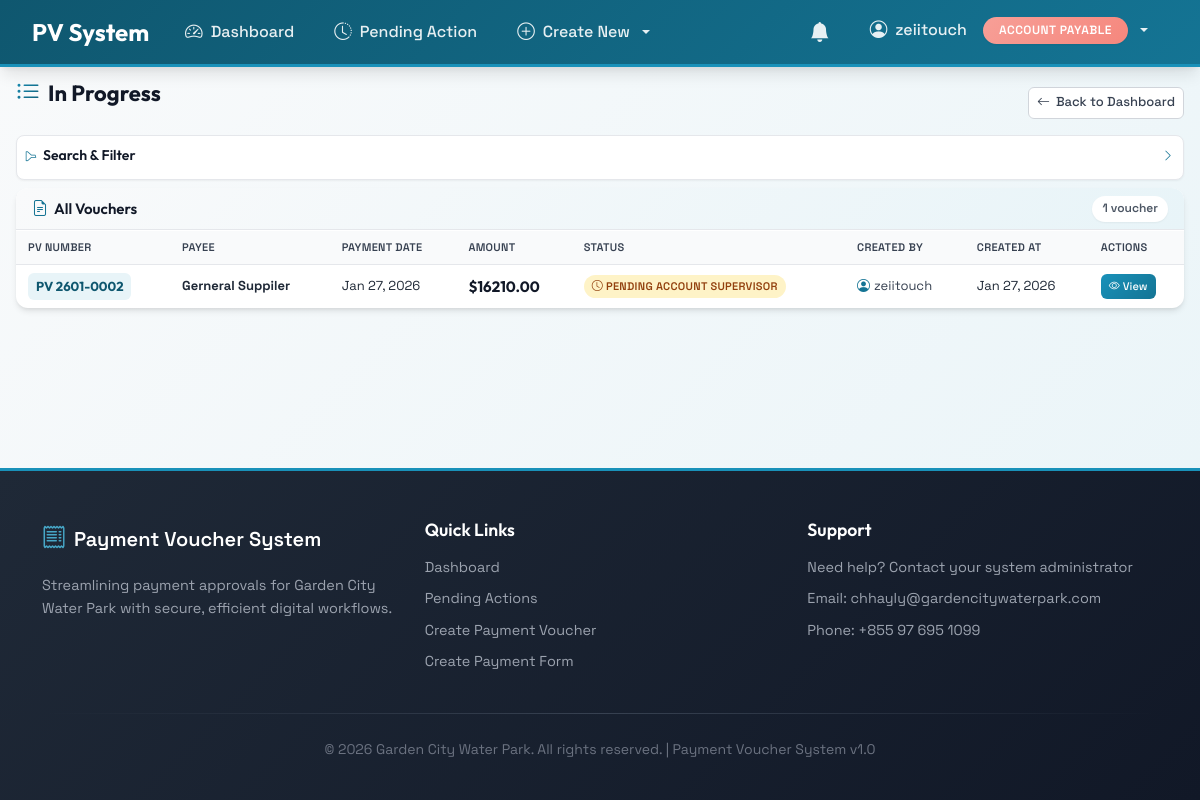
Page /in-progress/ (signed in) on the earlier database version.
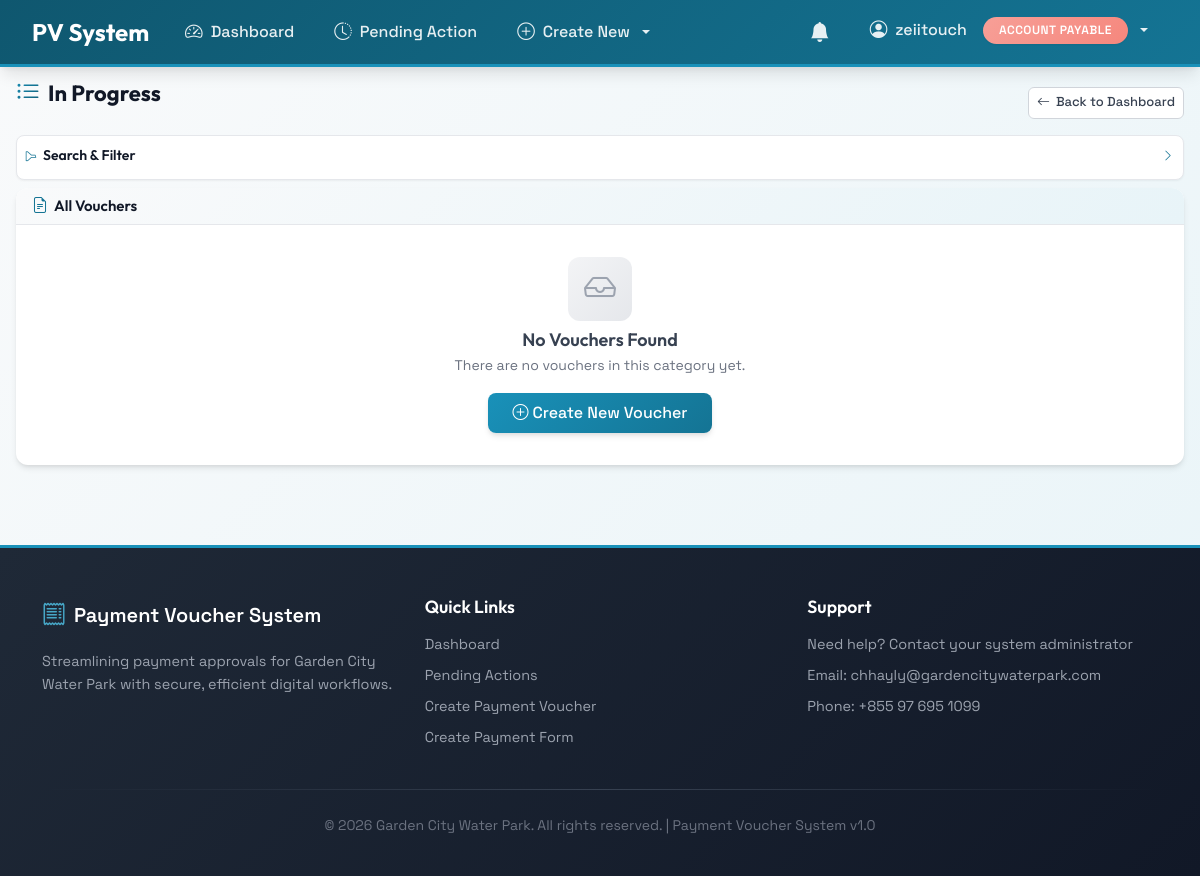
Same page on the later database version.
### vouchers/models.py (models this page shows, shortened)
class PaymentVoucher(models.Model):
    STATUS_CHOICES = [
        ('DRAFT', 'Draft'),
        ('PENDING_L2', 'Pending Account Supervisor'),
        ('PENDING_L3', 'Pending Finance Manager'),
        ('PENDING_L4', 'Pending General Manager'),
        ('PENDING_L5', 'Pending Managing Director'),
        ('ON_REVISION', 'On Revision'),
        ('APPROVED', 'Approved'),
        ('REJECTED', 'Rejected'),
    ]
    pv_number = models.CharField(
        max_length=20,
        unique=True,
        null=True,
        blank=True,
        help_text="Auto-generated PV number in format YYMM-NNNN"
    )
    status = models.CharField(
        max_length=20,
        choices=STATUS_CHOICES,
        default='DRAFT'
    )
    created_by = models.ForeignKey(
        settings.AUTH_USER_MODEL,
        on_delete=models.PROTECT,
        related_name='vouchers_created'
    )
    created_at = models.DateTimeField(auto_now_add=True)
    updated_at = models.DateTimeField(auto_now=True)
    submitted_at = models.DateTimeField(null=True, blank=True)
    payee_name = models.CharField(max_length=200)
    payment_date = models.DateField()
    bank_name = models.CharField(max_length=100)
    bank_account = models.CharField(max_length=50)
    requires_md_approval = models.BooleanField(
        default=False,
        help_text="Set by GM: whether MD approval is required"
    )
    current_approver = models.ForeignKey(
        settings.AUTH_USER_MODEL,
        on_delete=models.SET_NULL,
        null=True,
        blank=True,
        related_name='vouchers_pending'
    )
    class Meta:
        ordering = ['-created_at']
        indexes = [
            models.Index(fields=['pv_number']),
            models.Index(fields=['status', 'current_approver']),
            models.Index(fields=['created_at']),
        ]
    def calculate_grand_total(self):
        return sum(item.get_total() for item in self.line_items.all())

class VoucherLineItem(models.Model):
    voucher = models.ForeignKey(
        PaymentVoucher,
        on_delete=models.CASCADE,
        related_name='line_items'
    )
    line_number = models.PositiveIntegerField()
    description = models.TextField()
    department = models.ForeignKey(
        Department,
        on_delete=models.PROTECT
    )
    program = models.CharField(max_length=200, blank=True)
    amount = models.DecimalField(max_digits=12, decimal_places=2)
    vat_applicable = models.BooleanField(
        default=False,
        help_text="If checked, 10% VAT will be added"
    )
    class Meta:
        ordering = ['line_number']
        unique_together = [['voucher', 'line_number']]
    def get_total(self):
        if self.vat_applicable:
            return self.amount * Decimal('1.1')
        return self.amount

### accounts/models.py (models this page shows, shortened)
class User(AbstractUser):
    ROLE_CHOICES = [
        (1, 'Account Payable'),
        (2, 'Account Supervisor'),
        (3, 'Finance Manager'),
        (4, 'General Manager'),
        (5, 'Managing Director'),
    ]
    role_level = models.IntegerField(
        choices=ROLE_CHOICES,
        null=True,
        blank=True,
        help_text="User's role level in the approval chain"
    )
    signature_image = models.ImageField(
        upload_to='signatures/',
        null=True,
        blank=True,
        help_text="Digital signature image (PNG format recommended)"
    )
    email_verified = models.BooleanField(
        default=False,
        help_text="Email verification status"
    )
    phone_number = models.CharField(
        max_length=20,
        blank=True,
        help_text="Contact phone number"
    )
    is_approved = models.BooleanField(
        default=False,
        help_text="Admin approval status for new account"
    )
    approved_by = models.ForeignKey(
        'self',
        on_delete=models.SET_NULL,
        null=True,
        blank=True,
        related_name='approved_users',
        help_text="Admin who approved this account"
    )
    approved_at = models.DateTimeField(
        null=True,
        blank=True,
        help_text="Date and time when account was approved"
    )
    class Meta:
        db_table = 'auth_user'
        ordering = ['username']

### dashboard/views.py (the view, shortened to what this page needs)
# urls.py: path('in-progress/', views.InProgressView.as_view(), name='in_progress'),
class InProgressView(LoginRequiredMixin, ListView):
    template_name = 'dashboard/voucher_list.html'
    context_object_name = 'vouchers'
    paginate_by = 20
    def get_queryset(self):
        user = self.request.user
        doc_type = self.request.GET.get('doc_type', 'all')
        if user.is_staff:
            pv_queryset = PaymentVoucher.objects.filter(status__startswith='PENDING')
            pf_queryset = PaymentForm.objects.filter(status__startswith='PENDING')
        pv_number = self.request.GET.get('pv_number', '').strip()
        if pv_number:
            pv_queryset = pv_queryset.filter(pv_number__icontains=pv_number)
            pf_queryset = pf_queryset.filter(pf_number__icontains=pv_number)
        payee_name = self.request.GET.get('payee_name', '').strip()
        if payee_name:
            pv_queryset = pv_queryset.filter(payee_name__icontains=payee_name)
            pf_queryset = pf_queryset.filter(payee_name__icontains=payee_name)
        date_from = self.request.GET.get('date_from')
        if date_from:
            pv_queryset = pv_queryset.filter(payment_date__gte=date_from)
            pf_queryset = pf_queryset.filter(payment_date__gte=date_from)
        date_to = self.request.GET.get('date_to')
        if date_to:
            pv_queryset = pv_queryset.filter(payment_date__lte=date_to)
            pf_queryset = pf_queryset.filter(payment_date__lte=date_to)
        status = self.request.GET.get('status')
        if status:
            pv_queryset = pv_queryset.filter(status=status)
            pf_queryset = pf_queryset.filter(status=status)
        if doc_type == 'pv':
            combined = sorted(pv_queryset, key=attrgetter('created_at'), reverse=True)
        elif doc_type == 'pf':
            combined = sorted(pf_queryset, key=attrgetter('created_at'), reverse=True)
        else:
            combined = sorted(
                chain(pv_queryset, pf_queryset),
                key=attrgetter('created_at'),
                reverse=True
            )
        return combined
    def get_context_data(self, **kwargs):
        context = super().get_context_data(**kwargs)
        context['title'] = 'In Progress'
        return context

### accounts/context_processors.py (called while the page is built)
def pending_approvals(request):
    if request.user.is_authenticated:
        pv_count = PaymentVoucher.objects.filter(
            current_approver=request.user
        ).count()
        pf_count = PaymentForm.objects.filter(
            current_approver=request.user
        ).count()
        pending_count = pv_count + pf_count
        return {
            'pending_count': pending_count,
        }
    return {
        'pending_count': 0,
    }

### templates/dashboard/voucher_list.html (shortened to what the changed rows need)
{% extends 'base.html' %}
{% block content %}
<div class="voucher-list-container">
    <div class="page-header">
        <h1 class="page-title">
            <i class="bi bi-list-ul"></i>
            <span>{{ title }}</span>
        </h1>
    </div>
    <div class="vouchers-card">
        <div class="vouchers-card-header">
            <h2 style="margin: 0; font-size: 0.9375rem; font-weight: 600; display: flex; align-items: center; gap: 6px;">
                <i class="bi bi-file-earmark-text" style="color: var(--primary-600); font-size: 1rem;"></i>
                <span style="color: var(--gray-900);">All Vouchers</span>
            </h2>
            {% if vouchers %}
            <div class="vouchers-count">
                {{ vouchers|length }} voucher{{ vouchers|length|pluralize }}
            </div>
            {% endif %}
        </div>
        <div class="vouchers-card-body">
            {% if vouchers %}
            <div class="table-container">
                <table class="modern-table">
                    <thead>
                        <tr>
                            <th>PV Number</th>
                            <th>Payee</th>
                            <th>Payment Date</th>
                            <th>Amount</th>
                            <th>Status</th>
                            <th>Created By</th>
                            <th>Created At</th>
                            <th>Actions</th>
                        </tr>
                    </thead>
                    <tbody>
                        {% for voucher in vouchers %}
                        <tr>
                            <td>
                                {% if voucher.pf_number %}
                                    <span class="pv-number" style="background: linear-gradient(135deg, #10b981 0%, #059669 100%);">PF {{ voucher.pf_number|default:"DRAFT" }}</span>
                                {% else %}
                                    <span class="pv-number">PV {{ voucher.pv_number|default:"DRAFT" }}</span>
                                {% endif %}
                            </td>
                            <td><strong>{{ voucher.payee_name }}</strong></td>
                            <td>{{ voucher.payment_date|date:"M d, Y" }}</td>
                            <td>
                                <span class="amount-display">${{ voucher.calculate_grand_total|floatformat:2 }}</span>
                            </td>
                            <td>
                                {% if voucher.status == 'DRAFT' %}
                                    <span class="status-badge draft">
                                        <i class="bi bi-pencil"></i> {{ voucher.get_status_display }}
                                    </span>
                                {% elif voucher.status == 'APPROVED' %}
                                    <span class="status-badge approved">
                                        <i class="bi bi-check-circle"></i> {{ voucher.get_status_display }}
                                    </span>
                                {% elif voucher.status == 'REJECTED' %}
                                    <span class="status-badge rejected">
                                        <i class="bi bi-x-circle"></i> {{ voucher.get_status_display }}
                                    </span>
                                {% elif voucher.status == 'ON_REVISION' %}
                                    <span class="status-badge revision">
                                        <i class="bi bi-arrow-counterclockwise"></i> {{ voucher.get_status_display }}
                                    </span>
                                {% else %}
                                    <span class="status-badge pending">
                                        <i class="bi bi-clock"></i> {{ voucher.get_status_display }}
                                    </span>
                                {% endif %}
                            </td>
                            <td>
                                <div class="user-badge">
                                    <i class="bi bi-person-circle"></i>
                                    <span>{{ voucher.created_by.get_full_name|default:voucher.created_by.username }}</span>
                                </div>
                            </td>
                            <td>{{ voucher.created_at|date:"M d, Y" }}</td>
                            <td>
                                {% if voucher.status == 'DRAFT' %}
                                    <div style="display: flex; gap: 3px; flex-wrap: wrap;">
                                        {% if voucher.pf_number %}
                                            <a href="{% url 'vouchers:pf_detail' voucher.pk %}" class="view-btn" title="View">
                                                <i class="bi bi-eye"></i> View
                                            </a>
                                            <a href="{% url 'vouchers:pf_edit' voucher.pk %}" class="edit-btn" title="Edit">
                                                <i class="bi bi-pencil-square"></i> Edit
                                            </a>
                                            <form method="post" action="{% url 'vouchers:pf_delete' voucher.pk %}" style="display: inline;" class="delete-form-{{ voucher.pk }}">
                                                {% csrf_token %}
                                                <button type="button" class="delete-btn" title="Delete" onclick="showDeleteModal({{ voucher.pk }}, '{{ voucher.pf_number|default:"DRAFT" }}')">
                                                    <i class="bi bi-trash"></i> Delete
                                                </button>
                                            </form>
                                        {% else %}
                                            <a href="{% url 'vouchers:detail' voucher.pk %}" class="view-btn" title="View">
                                                <i class="bi bi-eye"></i> View
                                            </a>
                                            <a href="{% url 'vouchers:edit' voucher.pk %}" class="edit-btn" title="Edit">
                                                <i class="bi bi-pencil-square"></i> Edit
                                            </a>
                                            <form method="post" action="{% url 'vouchers:delete' voucher.pk %}" style="display: inline;" class="delete-form-{{ voucher.pk }}">
                                                {% csrf_token %}
                                                <button type="button" class="delete-btn" title="Delete" onclick="showDeleteModal({{ voucher.pk }}, '{{ voucher.pv_number|default:"DRAFT" }}')">
                                                    <i class="bi bi-trash"></i> Delete
                                                </button>
                                            </form>
                                        {% endif %}
                                    </div>
                                {% else %}
                                    {% if voucher.pf_number %}
                                        <a href="{% url 'vouchers:pf_detail' voucher.pk %}" class="view-btn">
                                            <i class="bi bi-eye"></i> View
                                        </a>
                                    {% else %}
                                        <a href="{% url 'vouchers:detail' voucher.pk %}" class="view-btn">
                                            <i class="bi bi-eye"></i> View
                                    {% endif %}
                                    </a>
                                {% endif %}
                            </td>
                        </tr>
                        {% endfor %}
                    </tbody>
                </table>
            </div>
            {% else %}
            <div class="empty-state">
                <div class="empty-state-icon">
                    <i class="bi bi-inbox"></i>
                </div>
                <h3 class="empty-state-title">No Vouchers Found</h3>
                <p class="empty-state-text">There are no vouchers in this category yet.</p>
                {% if user.role_level == 1 %}
                <a href="{% url 'vouchers:create' %}" class="btn btn-primary">
                    <i class="bi bi-plus-circle"></i> Create New Voucher
                </a>
                {% endif %}
            </div>
            {% endif %}
        </div>
    </div>
</div>
{% endblock %}

Differences in the rows shown:
no longer on this page (row edited): PaymentVoucher: pv_number "2601-0002", payee_name "Gerneral Suppiler", payment_date "Jan 27, 2026", calculate_grand_total "16210.00", status "PENDING ACCOUNT SUPERVISOR", created_by.get_full_name "zeiitouch", created_at "Jan 27, 2026", shows "View"
Other differences:
{{ vouchers|length }}: "1" → (not shown)
text no longer shown: "voucher PV NUMBER PAYEE PAYMENT DATE AMOUNT STATUS CREATED BY CREATED AT ACTIONS"
text now shown: "No Vouchers Found There are no vouchers in this category yet. Create New Voucher"
